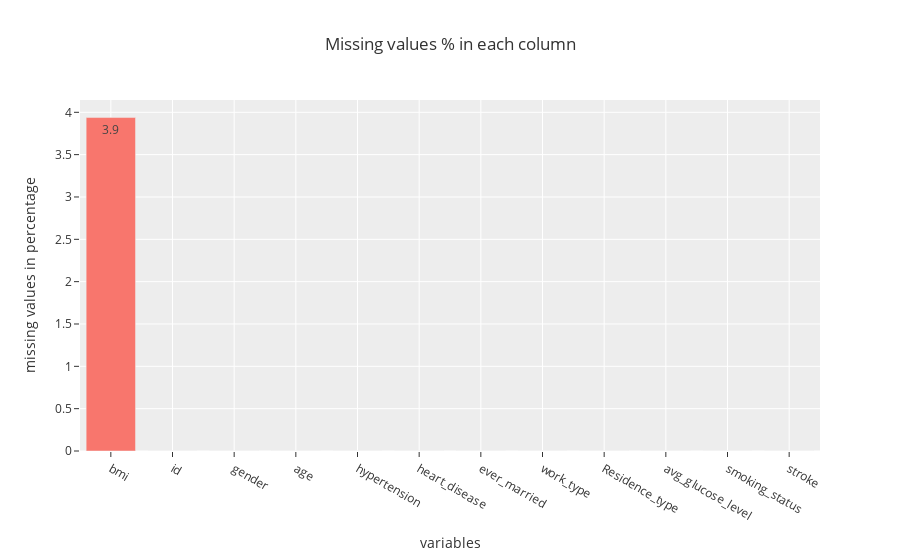

Notebook code for this chart:
### Code cell
missing_value = 100 * df.isnull().sum()/len(df)
missing_value = missing_value.reset_index()
missing_value.columns = ['variables','missing values in percentage']
missing_value = missing_value.sort_values('missing values in percentage',ascending=False)

# barplot
fig = px.bar(missing_value, y='missing values in percentage',x='variables',title='Missing values % in each column',
             template='ggplot2',text='missing values in percentage');
fig.update_traces(texttemplate='%{text:.2s}', textposition='inside')
fig.update_layout(uniformtext_minsize=8, uniformtext_mode='hide')


fig.show()

### Figure 1 — Plotly figure (JSON) as saved in the notebook; plotly's stock layout.template omitted (floating-point values rounded to 4 significant figures)
{"data": [{"alignmentgroup": "True", "hovertemplate": "variables=%{x}<br>missing values in percentage=%{text}<extra></extra>", "legendgroup": "", "marker": {"color": "#F8766D", "pattern": {"shape": ""}}, "name": "", "offsetgroup": "", "orientation": "v", "showlegend": false, "text": [3.938, 0, 0, 0, 0, 0, 0, 0, 0, 0, 0, 0], "textposition": "inside", "texttemplate": "%{text:.2s}", "type": "bar", "x": ["bmi", "id", "gender", "age", "hypertension", "heart_disease", "ever_married", "work_type", "Residence_type", "avg_glucose_level", "smoking_status", "stroke"], "xaxis": "x", "y": [3.938, 0, 0, 0, 0, 0, 0, 0, 0, 0, 0, 0], "yaxis": "y"}], "layout": {"barmode": "relative", "legend": {"tracegroupgap": 0}, "title": {"text": "Missing values % in each column"}, "uniformtext": {"minsize": 8, "mode": "hide"}, "xaxis": {"anchor": "y", "domain": [0, 1], "title": {"text": "variables"}}, "yaxis": {"anchor": "x", "domain": [0, 1], "title": {"text": "missing values in percentage"}}}}
